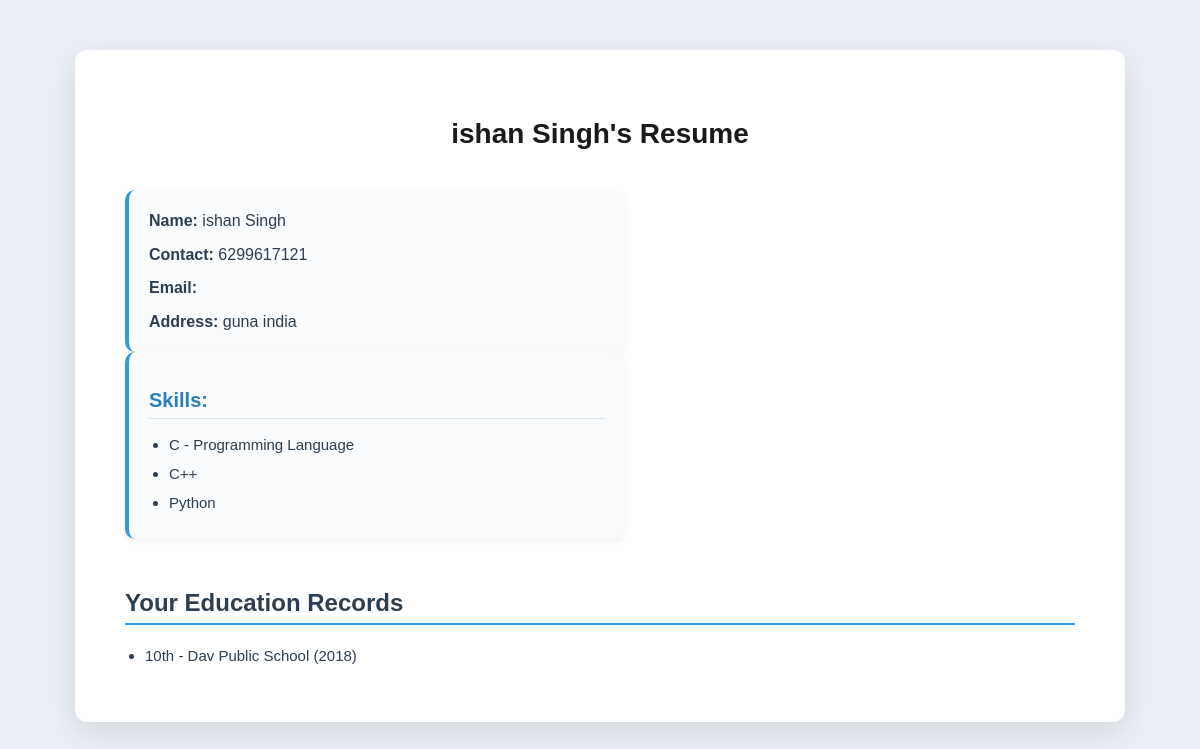
/jobapp/resume_view/ (signed in), run on an earlier commit of the app's database.
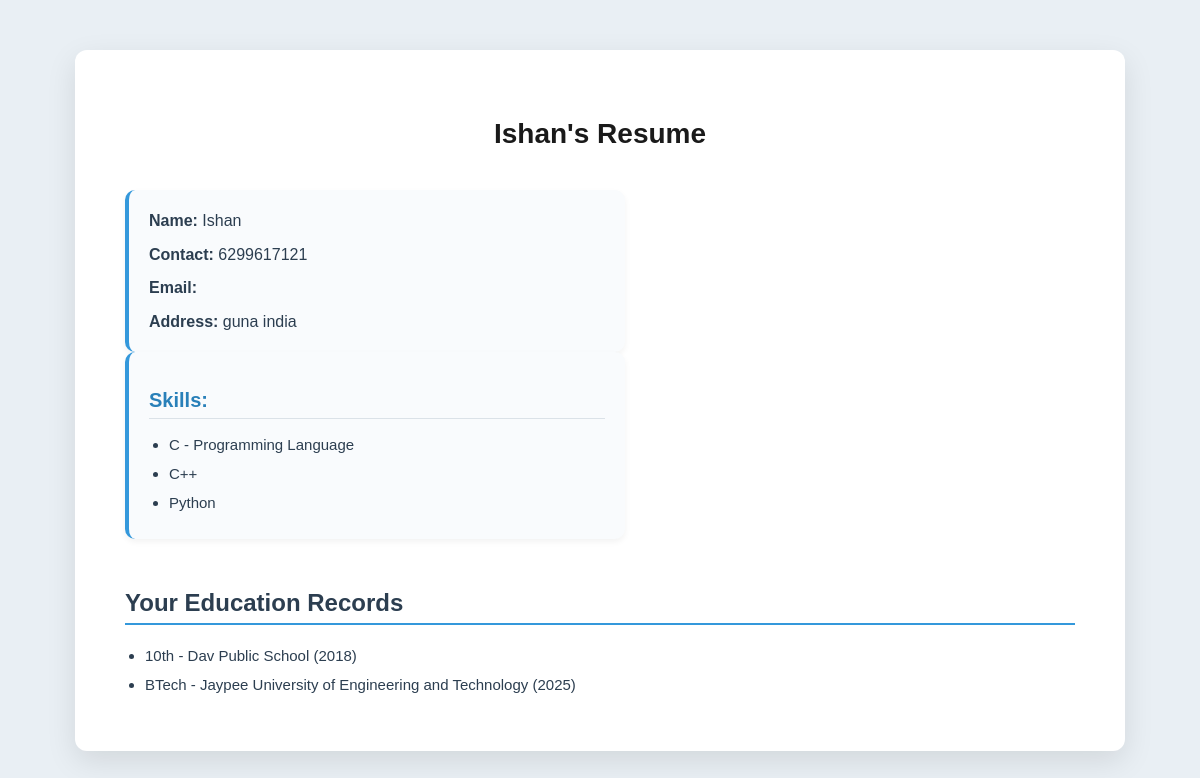
And on a later commit of the database.
### jobapp/models.py (models this page shows, shortened)
class Resume(models.Model):
    user=models.OneToOneField(User,on_delete=models.CASCADE)
    name=models.CharField(max_length=20)
    contact=models.CharField(max_length=10)
    email=models.EmailField(max_length=20,blank=True)
    address=models.CharField(max_length=100)
    skills = models.ManyToManyField('Skill', blank=True)            # Many to many relationship with Skill

class Skill(models.Model):
    name=models.CharField(max_length=100)

class Education(models.Model):
    user = models.ForeignKey(User, on_delete=models.CASCADE)
    degree_name = models.CharField(max_length=100)
    university_name = models.CharField(max_length=100)
    year_of_passing = models.CharField(max_length=10)
    marks_obtained = models.CharField(max_length=10)

### jobapp/views.py (the view)
# urls.py: path('resume_view/',views.resume_view,name='resume_view'),
def resume_view(request):
    try:
        resume = Resume.objects.get(user=request.user)
        existing_education = Education.objects.filter(user=request.user)
    except Resume.DoesNotExist:
        resume = None
    return render(request, 'resume_view.html', {'resume': resume,'existing_education':existing_education})

### jobapp/templates/resume_view.html (shortened to what this page needs)
{% load static %}
<!DOCTYPE html>
<html lang="en">
<head>
    <link rel="stylesheet" href="{% static 'jobapp/style2.css' %}">
</head>
<body>
    <div class="container">
        <h3>{{ resume.user.resume.name }}'s Resume</h3>
        <div class="row">
            <div class="column">
                <p><strong>Name:</strong> {{ resume.name }}</p>
                <p><strong>Contact:</strong> {{ resume.contact }}</p>
                <p><strong>Email:</strong> {{ resume.email }}</p>
                <p><strong>Address:</strong> {{ resume.address }}</p>
            </div>
            <div class="column">
                <h4>Skills:</h4>
                <ul>
                    {% for skill in resume.skills.all %}
                        <li>{{ skill.name }}</li>
                    {% endfor %}
                </ul>
            </div>
        </div>
        <h2>Your Education Records</h2>
        {% if existing_education %}
            <ul>
                {% for education in existing_education %}
                    <li>{{ education.degree_name }} - {{ education.university_name }} ({{ education.year_of_passing }})</li>
                {% endfor %}
            </ul>
        {% else %}
            <p>You have not added any education records yet.</p>
        {% endif %}
    </div>
</body>
</html>

What changed in the data, as far as the page shows it:
changed Resume "guna india": user.resume.name "ishan Singh" → "Ishan"; name "ishan Singh" → "Ishan"
added Education: degree_name "BTech", university_name "Jaypee University of Engineering and Technology", year_of_passing "2025"
